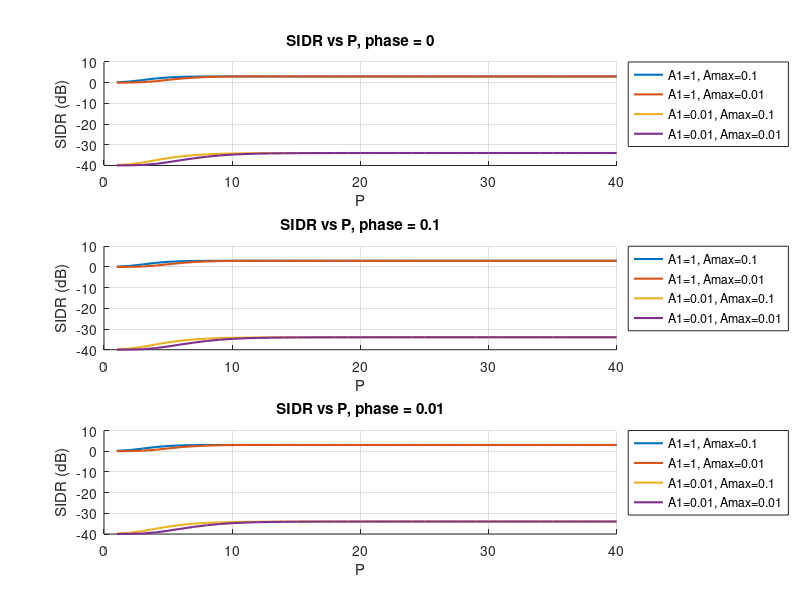
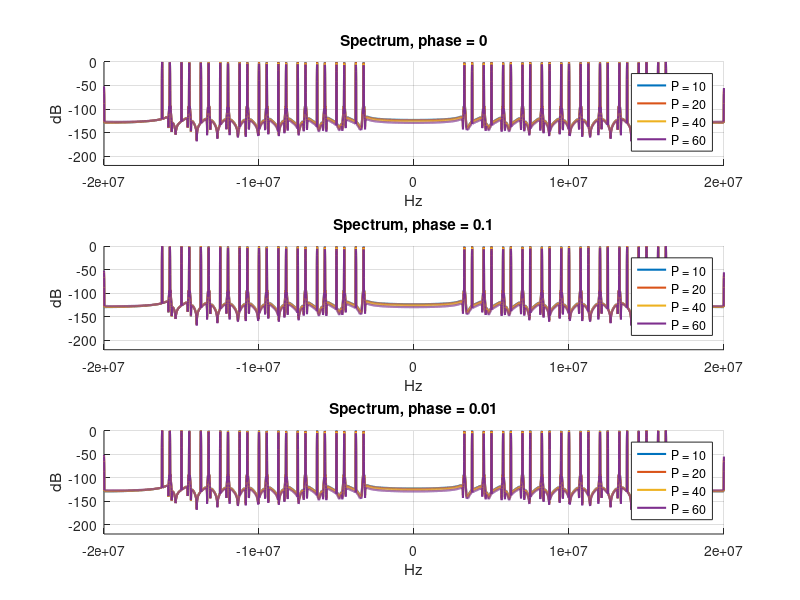
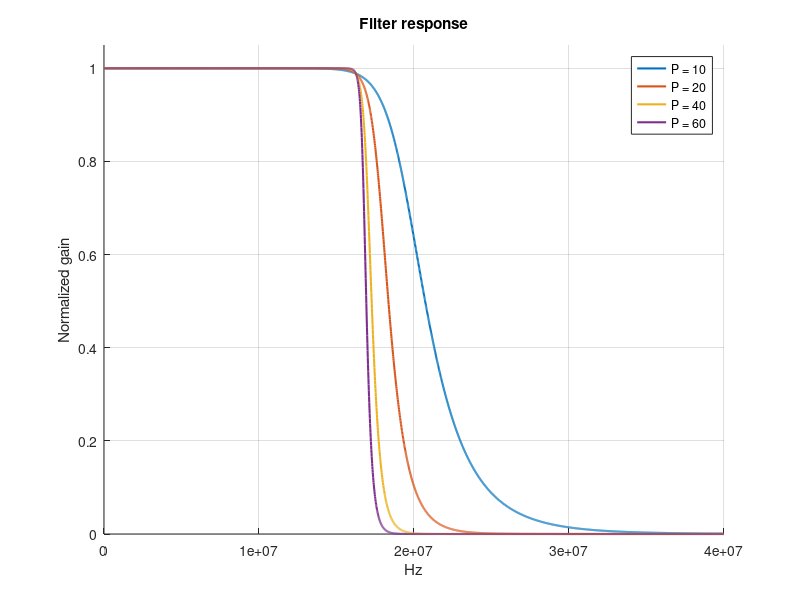

These charts were generated, in order, by the following MATLAB code:
clear; clc; close all;

fs = 40e6;
N = 8192;
t = (0:N-1)/fs;

fc1 = 10e6;
fc2 = 30.5e6;
Delta = 1/8;
k_vals = -5:5;

A2 = 1;
P_vals = 1:40;

A1_vals = [1, 0.01];
Amax_vals = [0.1, 0.01];
Delta_phase_vals = [0, 0.1, 0.01];

wc = 0.8125*pi*fs;

f = (0:N-1)*(fs/N);
omega = 2*pi*f;

%% =========================
% 1. SIDR vs P
%% =========================

figure;

for d = 1:3

    phi = Delta_phase_vals(d);

    subplot(3,1,d);
    hold on; grid on;

    legends = {};

    for A1 = A1_vals
    for Amax = Amax_vals

        eps = sqrt(10^(Amax/10) - 1);
        SIDR = zeros(size(P_vals));

        for i = 1:length(P_vals)

            P = P_vals(i);

            xa1 = zeros(1,N);
            xa2 = zeros(1,N);
            xa1_ref = zeros(1,N);

            for k = k_vals

                f1 = fc1 + fc1*k*Delta;
                f2 = fc2 + fc1*k*Delta;

                ph = phi * (-1)^k;

                xa1 = xa1 + sin(2*pi*f1*t + ph);
                xa2 = xa2 + sin(2*pi*f2*t);

                xa1_ref = xa1_ref + sin(2*pi*f1*t);
            end

            x = A1*xa1 + A2*xa2;
            x0 = A1*xa1_ref;

            X = fft(x);

            H = 1 ./ sqrt(1 + eps^2 * (omega./wc).^(2*P));

            xf = real(ifft(X .* H));

            SIDR(i) = 10*log10(sum(x0.^2) / sum((xf - x0).^2));
        end

        plot(P_vals, SIDR, 'LineWidth', 1.5);

        legends{end+1} = sprintf('A1=%.2g, Amax=%.2g', A1, Amax);

    end
    end

    title(['SIDR vs P, phase = ', num2str(phi)]);
    xlabel('P');
    ylabel('SIDR (dB)');
    legend(legends,'Location','bestoutside');
end

%% =========================
% 2. Spectrum comparison
%% =========================

figure;

P_test = [10 20 40 60];

for d = 1:3

    phi = Delta_phase_vals(d);

    subplot(3,1,d);
    hold on; grid on;

    legends = {};

    for p = 1:length(P_test)

        P = P_test(p);

        xa1 = zeros(1,N);
        xa2 = zeros(1,N);

        for k = k_vals

            f1 = fc1 + fc1*k*Delta;
            f2 = fc2 + fc1*k*Delta;

            ph = phi * (-1)^k;

            xa1 = xa1 + sin(2*pi*f1*t + ph);
            xa2 = xa2 + sin(2*pi*f2*t);
        end

        x = A1_vals(1)*xa1 + A2*xa2;

        X = fftshift(fft(x));

        eps = sqrt(10^(0.1/10) - 1);

        H = 1 ./ sqrt(1 + eps^2 * (omega - fs/2)./wc).^(2*P);

        xf = real(ifft(ifftshift(X .* H)));

        Xw = fftshift(fft(xf .* blackmanharris(N)'));

        A_dB = 20*log10(abs(Xw)/max(abs(Xw)));

        plot(f - fs/2, A_dB, 'LineWidth', 1.5);

        legends{p} = ['P = ', num2str(P)];
    end

    xlim([-fs/2 fs/2]);
    ylim([-220 0]);

    title(['Spectrum, phase = ', num2str(phi)]);
    xlabel('Hz');
    ylabel('dB');
    legend(legends);
end

%% =========================
% 3. Filter response
%% =========================

figure; hold on; grid on;

f_plot = linspace(0, fs, 3000);
w_plot = 2*pi*f_plot;

eps = sqrt(10^(0.1/10) - 1);

for P = [10 20 40 60]

    H = 1 ./ sqrt(1 + eps^2 * (w_plot./wc).^(2*P));

    plot(f_plot, H./max(H), 'LineWidth', 1.5, ...
        'DisplayName', ['P = ', num2str(P)]);
end

ylim([0 1.05]);
xlabel('Hz');
ylabel('Normalized gain');
title('Filter response');
legend;
